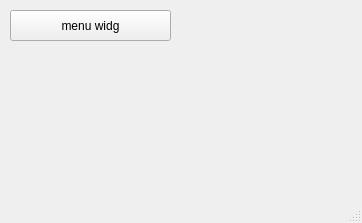
<?xml version="1.0" encoding="UTF-8"?>
<ui version="4.0">
 <class>MainWindow</class>
 <widget class="QMainWindow" name="MainWindow">
  <property name="geometry">
   <rect>
    <x>0</x>
    <y>0</y>
    <width>362</width>
    <height>223</height>
   </rect>
  </property>
  <property name="windowTitle">
   <string>MainWindow</string>
  </property>
  <widget class="QWidget" name="centralwidget">
   <widget class="QPushButton" name="pushButton">
    <property name="geometry">
     <rect>
      <x>10</x>
      <y>10</y>
      <width>161</width>
      <height>31</height>
     </rect>
    </property>
    <property name="text">
     <string>menu widg</string>
    </property>
   </widget>
  </widget>
  <widget class="QMenuBar" name="menubar">
   <property name="geometry">
    <rect>
     <x>0</x>
     <y>0</y>
     <width>362</width>
     <height>22</height>
    </rect>
   </property>
  </widget>
  <widget class="QStatusBar" name="statusbar"/>
 </widget>
 <resources/>
 <connections/>
</ui>
